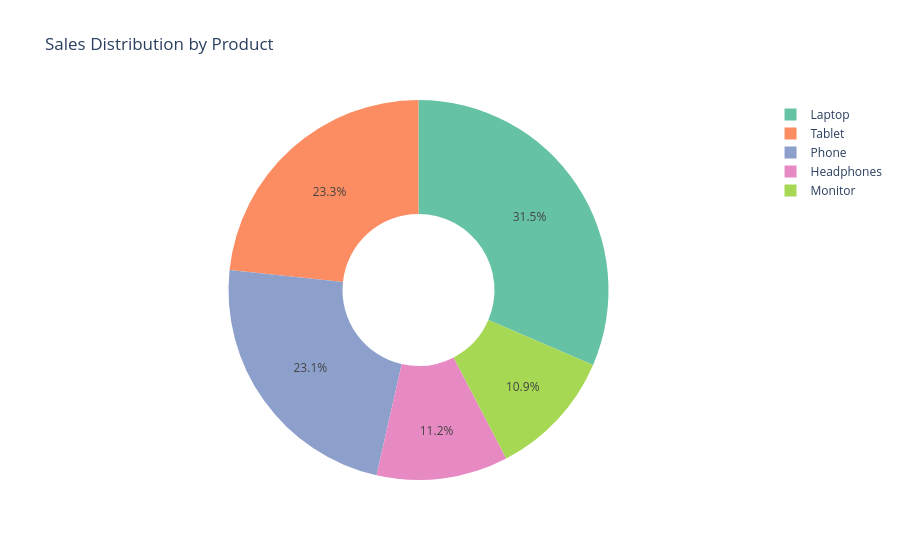

The notebook cell this image was saved under:
### Code cell
# Interactive pie chart - Product distribution
product_sales = df.groupby('Product')['Total_Sales'].sum().reset_index()

fig = px.pie(
    product_sales,
    values='Total_Sales',
    names='Product',
    title='Sales Distribution by Product',
    hole=0.4,
    color_discrete_sequence=px.colors.qualitative.Set2
)
fig.update_layout(template='plotly_white')
fig.show()

### Figure 1 — Plotly figure (JSON) as saved in the notebook; plotly's stock layout.template omitted (floating-point values rounded to 4 significant figures)
{"data": [{"domain": {"x": [0, 1], "y": [0, 1]}, "hole": 0.4, "hovertemplate": "Product=%{label}<br>Total_Sales=%{value}<extra></extra>", "labels": ["Headphones", "Laptop", "Monitor", "Phone", "Tablet"], "legendgroup": "", "name": "", "showlegend": true, "type": "pie", "values": [1384033, 3889210, 1348071, 2859394, 2884340]}], "layout": {"legend": {"tracegroupgap": 0}, "piecolorway": ["rgb(102,194,165)", "rgb(252,141,98)", "rgb(141,160,203)", "rgb(231,138,195)", "rgb(166,216,84)", "rgb(255,217,47)", "rgb(229,196,148)", "rgb(179,179,179)"], "title": {"text": "Sales Distribution by Product"}}}
